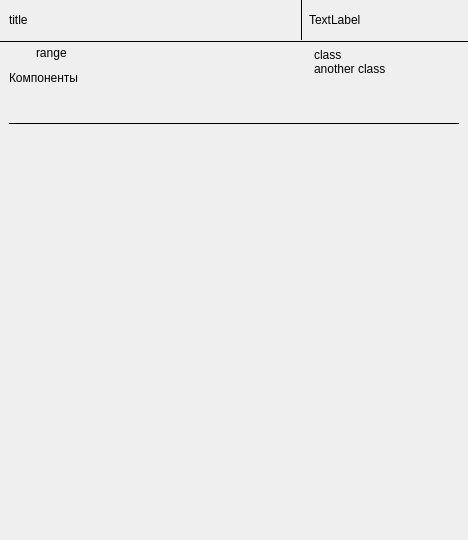
<?xml version="1.0" encoding="UTF-8"?>
<ui version="4.0">
 <class>dndSpellWidget</class>
 <widget class="QWidget" name="dndSpellWidget">
  <property name="geometry">
   <rect>
    <x>0</x>
    <y>0</y>
    <width>468</width>
    <height>540</height>
   </rect>
  </property>
  <property name="windowTitle">
   <string>dndSpellWidget</string>
  </property>
  <layout class="QVBoxLayout" name="verticalLayout">
   <property name="spacing">
    <number>0</number>
   </property>
   <property name="leftMargin">
    <number>0</number>
   </property>
   <property name="topMargin">
    <number>0</number>
   </property>
   <property name="rightMargin">
    <number>0</number>
   </property>
   <property name="bottomMargin">
    <number>0</number>
   </property>
   <item>
    <widget class="QWidget" name="widget" native="true">
     <property name="sizePolicy">
      <sizepolicy hsizetype="Expanding" vsizetype="Fixed">
       <horstretch>0</horstretch>
       <verstretch>40</verstretch>
      </sizepolicy>
     </property>
     <property name="minimumSize">
      <size>
       <width>450</width>
       <height>40</height>
      </size>
     </property>
     <layout class="QHBoxLayout" name="horizontalLayout">
      <property name="topMargin">
       <number>0</number>
      </property>
      <property name="bottomMargin">
       <number>0</number>
      </property>
      <item>
       <widget class="QLabel" name="titleLabel">
        <property name="text">
         <string>title</string>
        </property>
       </widget>
      </item>
      <item>
       <widget class="Line" name="line">
        <property name="frameShadow">
         <enum>QFrame::Plain</enum>
        </property>
        <property name="orientation">
         <enum>Qt::Vertical</enum>
        </property>
       </widget>
      </item>
      <item>
       <widget class="QLabel" name="levelLabel">
        <property name="minimumSize">
         <size>
          <width>150</width>
          <height>0</height>
         </size>
        </property>
        <property name="maximumSize">
         <size>
          <width>150</width>
          <height>16777215</height>
         </size>
        </property>
        <property name="text">
         <string>TextLabel</string>
        </property>
       </widget>
      </item>
     </layout>
    </widget>
   </item>
   <item>
    <widget class="Line" name="line_2">
     <property name="frameShadow">
      <enum>QFrame::Plain</enum>
     </property>
     <property name="orientation">
      <enum>Qt::Horizontal</enum>
     </property>
    </widget>
   </item>
   <item>
    <widget class="QWidget" name="widget_2" native="true">
     <property name="maximumSize">
      <size>
       <width>16777215</width>
       <height>70</height>
      </size>
     </property>
     <layout class="QGridLayout" name="gridLayout">
      <property name="leftMargin">
       <number>9</number>
      </property>
      <property name="topMargin">
       <number>0</number>
      </property>
      <property name="rightMargin">
       <number>9</number>
      </property>
      <property name="bottomMargin">
       <number>0</number>
      </property>
      <property name="spacing">
       <number>5</number>
      </property>
      <item row="0" column="0">
       <widget class="QLabel" name="label">
        <property name="minimumSize">
         <size>
          <width>20</width>
          <height>20</height>
         </size>
        </property>
        <property name="maximumSize">
         <size>
          <width>20</width>
          <height>20</height>
         </size>
        </property>
        <property name="text">
         <string/>
        </property>
        <property name="pixmap">
         <pixmap resource="static/app_resources.qrc">:/spell/ruler.svg</pixmap>
        </property>
        <property name="scaledContents">
         <bool>true</bool>
        </property>
       </widget>
      </item>
      <item row="0" column="2" colspan="2">
       <spacer name="horizontalSpacer">
        <property name="orientation">
         <enum>Qt::Horizontal</enum>
        </property>
        <property name="sizeHint" stdset="0">
         <size>
          <width>40</width>
          <height>20</height>
         </size>
        </property>
       </spacer>
      </item>
      <item row="1" column="0" colspan="2">
       <widget class="QLabel" name="label_2">
        <property name="text">
         <string>Компоненты</string>
        </property>
       </widget>
      </item>
      <item row="0" column="1">
       <widget class="QLabel" name="rangeLabel">
        <property name="minimumSize">
         <size>
          <width>30</width>
          <height>20</height>
         </size>
        </property>
        <property name="maximumSize">
         <size>
          <width>40</width>
          <height>20</height>
         </size>
        </property>
        <property name="text">
         <string>range</string>
        </property>
       </widget>
      </item>
      <item row="0" column="4" rowspan="3">
       <widget class="QPlainTextEdit" name="classesTextEdit">
        <property name="minimumSize">
         <size>
          <width>150</width>
          <height>0</height>
         </size>
        </property>
        <property name="maximumSize">
         <size>
          <width>150</width>
          <height>16777215</height>
         </size>
        </property>
        <property name="autoFillBackground">
         <bool>false</bool>
        </property>
        <property name="styleSheet">
         <string notr="true">background-color: rgba(255, 255, 255, 0%);</string>
        </property>
        <property name="readOnly">
         <bool>true</bool>
        </property>
        <property name="plainText">
         <string>class
another class</string>
        </property>
       </widget>
      </item>
      <item row="2" column="2" colspan="2">
       <widget class="QPlainTextEdit" name="materialTextEdit">
        <property name="styleSheet">
         <string notr="true">background-color: rgba(255, 255, 255, 0%);</string>
        </property>
        <property name="verticalScrollBarPolicy">
         <enum>Qt::ScrollBarAlwaysOff</enum>
        </property>
        <property name="horizontalScrollBarPolicy">
         <enum>Qt::ScrollBarAlwaysOff</enum>
        </property>
        <property name="undoRedoEnabled">
         <bool>false</bool>
        </property>
        <property name="readOnly">
         <bool>true</bool>
        </property>
       </widget>
      </item>
      <item row="1" column="2" colspan="2">
       <widget class="QWidget" name="widget_4" native="true">
        <layout class="QHBoxLayout" name="horizontalLayout_2">
         <property name="leftMargin">
          <number>0</number>
         </property>
         <property name="topMargin">
          <number>0</number>
         </property>
         <property name="rightMargin">
          <number>0</number>
         </property>
         <property name="bottomMargin">
          <number>0</number>
         </property>
         <item>
          <widget class="QLabel" name="somaticLabel">
           <property name="minimumSize">
            <size>
             <width>20</width>
             <height>20</height>
            </size>
           </property>
           <property name="maximumSize">
            <size>
             <width>20</width>
             <height>20</height>
            </size>
           </property>
           <property name="text">
            <string/>
           </property>
           <property name="pixmap">
            <pixmap resource="static/app_resources.qrc">:/spell/hand.svg</pixmap>
           </property>
           <property name="scaledContents">
            <bool>true</bool>
           </property>
          </widget>
         </item>
         <item>
          <widget class="QLabel" name="verbalLabel">
           <property name="minimumSize">
            <size>
             <width>20</width>
             <height>20</height>
            </size>
           </property>
           <property name="maximumSize">
            <size>
             <width>20</width>
             <height>20</height>
            </size>
           </property>
           <property name="text">
            <string/>
           </property>
           <property name="pixmap">
            <pixmap resource="static/app_resources.qrc">:/spell/sound.svg</pixmap>
           </property>
           <property name="scaledContents">
            <bool>true</bool>
           </property>
          </widget>
         </item>
         <item>
          <spacer name="horizontalSpacer_2">
           <property name="orientation">
            <enum>Qt::Horizontal</enum>
           </property>
           <property name="sizeHint" stdset="0">
            <size>
             <width>40</width>
             <height>20</height>
            </size>
           </property>
          </spacer>
         </item>
        </layout>
       </widget>
      </item>
     </layout>
    </widget>
   </item>
   <item>
    <widget class="QWidget" name="widget_3" native="true">
     <layout class="QVBoxLayout" name="verticalLayout_2">
      <item>
       <widget class="Line" name="line_3">
        <property name="frameShadow">
         <enum>QFrame::Plain</enum>
        </property>
        <property name="orientation">
         <enum>Qt::Horizontal</enum>
        </property>
       </widget>
      </item>
      <item>
       <widget class="QPlainTextEdit" name="descriptionTextEdit">
        <property name="styleSheet">
         <string notr="true">background-color: rgba(255, 255, 255, 0%);</string>
        </property>
        <property name="readOnly">
         <bool>true</bool>
        </property>
       </widget>
      </item>
     </layout>
    </widget>
   </item>
  </layout>
 </widget>
 <resources>
  <include location="static/app_resources.qrc"/>
 </resources>
 <connections/>
</ui>
